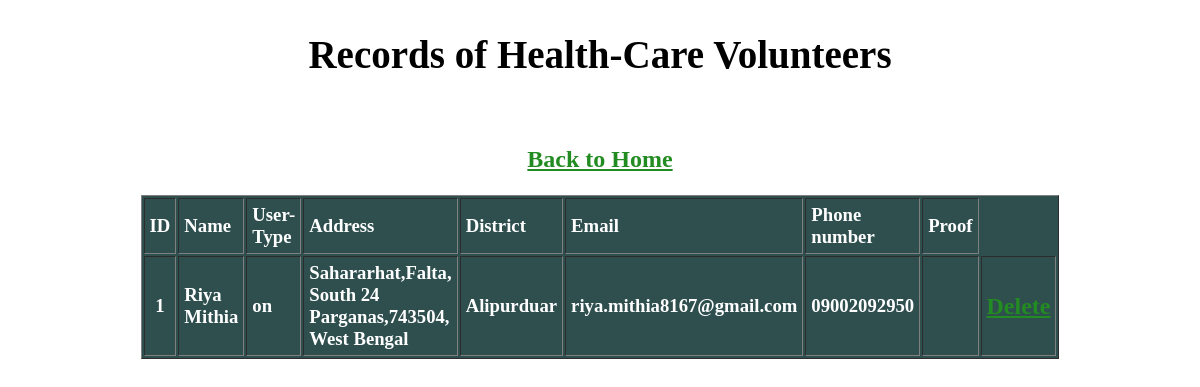
/display_volunteer_data.php, run on an earlier commit of the app's database.
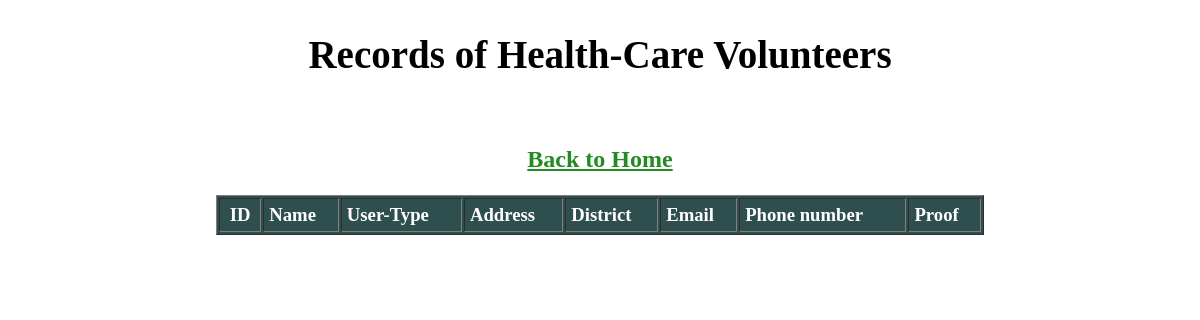
And on a later commit of the database.
### tables this page shows
CREATE TABLE `volunteer_db` (
  `id` int(10) NOT NULL,
  `name` varchar(255) NOT NULL,
  `user_type` varchar(255) NOT NULL,
  `address` varchar(255) NOT NULL,
  `district` varchar(255) NOT NULL,
  `email` varchar(255) NOT NULL,
  `phno` varchar(255) NOT NULL,
  `proof` varchar(255) NOT NULL
);

### display_volunteer_data.php (the view, shortened to what this page needs)
<?php
include("connection.php");?>
<!DOCTYPE html>
<html>
<head>
</head>
<body>
<h2 style="font-size: 39px;"><center> Records of Health-Care Volunteers </center></h2><br>
<h3 style="color:darkgreen;"><center><a href="menu.html">Back to Home </a></center><br>
<table width = "80%" border="1" cellspacing="2" cellpadding="5" align="center" style="background-color: darkSlategray; color: white;">
	<tr>
		<td align="center"><strong>ID</strong></td>
		<td><strong>Name</strong></td>
		<td><strong>User-Type</strong></td>
		<td><strong>Address</strong></td>
		<td><strong>District</strong></td>
		<td><strong>Email</strong></td>
		<td><strong>Phone number</strong></td>
		<td><strong>Proof</strong></td>
	</tr>
    <?php
		$sql = "SELECT * FROM `volunteer_db`";
		$result = mysqli_query($link,$sql);
		if(mysqli_num_rows($result) > 0)
		{
			while($row = mysqli_fetch_assoc($result))
			{
				echo "<tr>";
				echo "<td align = 'center'>".$row["id"]."</td>";
				echo "<td>".$row["name"]."</td>";
				echo "<td>".$row["user_type"]."</td>";
				echo "<td>".$row["address"]."</td>";
				echo "<td>".$row["district"]."</td>";
				echo "<td>".$row["email"]."</td>";
				echo "<td>".$row["phno"]."</td>";
				echo "<td>".$row["proof"]."</td>";
				echo "<td><a href='delete_volunteer_data.php?id=".$row['id']."'>Delete</a></td>";
				echo "</tr>";
			}
		}
     ?>
</table>
</body>
</html>

### display_volunteer_data.php (style rules this page uses)
body { background-image: url("https://p1.pxfuel.com/preview/312/952/22/white-structure-texture-background-ceiling-whitish.jpg"); background-position: center; background-size: cover; height: 700px; margin-left: 10%; margin-right: 10%; }
a { color: forestgreen; font-size: 24px; }

What changed in the data, as far as the page shows it:
removed volunteer_db: id "1", name "Riya Mithia", user_type "on", address "Sahararhat,Falta, South 24 Parganas,743504, West Bengal", district "Alipurduar", email "riya.mithia8167@gmail.com", phno "09002092950"
